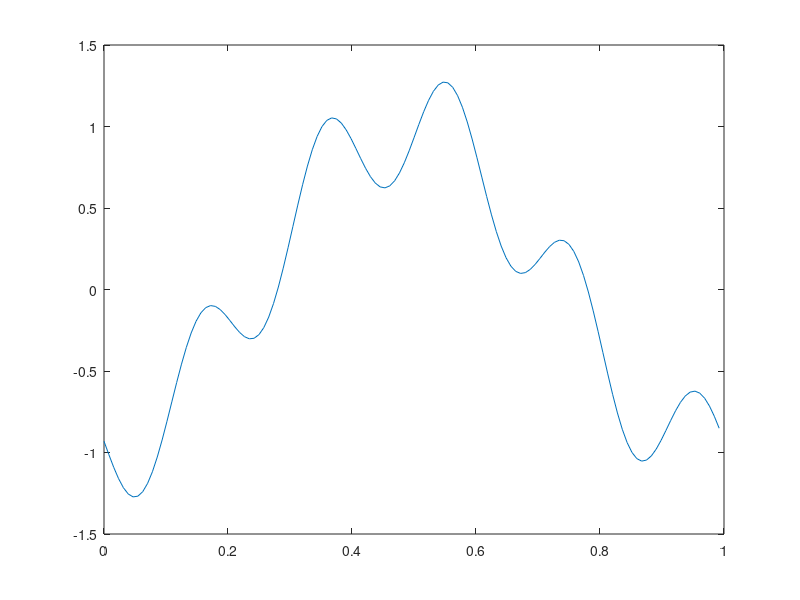

MATLAB code to generate this figure:

clear;

N = 128;
xs = linspace(0,1-1/N,N);

this = 1:N;
right = circshift(this,-1);
left = circshift(this,1);
left2 = circshift(this,2);

cmax = (-1 + sqrt(1 + 1))/1;

c = cmax;
sigma = c^2/2;
us = sin(xs *2* pi) + 0.4 * sin(xs * 10* pi);


for iter = 1:1000
    duC = - c * (1.5*us - 2 * us(left) + 0.5 * us(left2));
    duD = sigma * (us(left) + us(right) - 2*us);
    us = us + duC + duD;
    
    if(mod(iter, 10) ==0)
        cla;
        clf;
        plot(xs,us);
        drawnow;
    end
end

